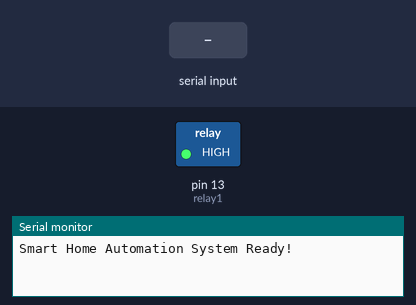
Bench run of a sketch on a simulated Arduino Uno, built with avr-gcc and run on an emulated ATmega328P. Parts: switched loads named in the sketch (green lamp = pin HIGH), the last lines printed to the serial monitor. Inputs (shaded band) come from the test bench.

Above: at 1.2 s.
1.3 s: "Light 1 ON\n" received over the second serial link
At 2.2 s:
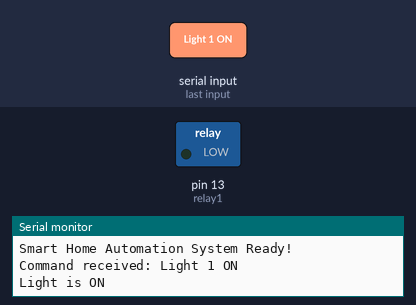
2.8 s: "Turn Off Light\n" received over the second serial link
At 3.4 s:
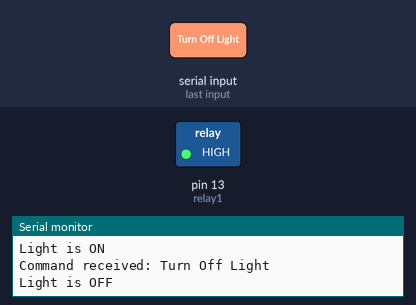
Timing chart, 0 to 5.8 s (numbered marks = the images above; inputs shaded):
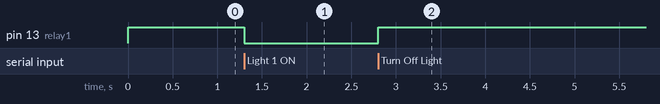

The sketch:

Smart_Home_Automation_ArduinoCode.ino
```cpp
#include <SoftwareSerial.h>

#define relay1 13    // Relay connected to pin 13

// Create SoftwareSerial object for Bluetooth communication
SoftwareSerial BTSerial(4, 5); // RX on pin 4, TX on pin 5

void setup() {
  BTSerial.begin(9600);  // Start Bluetooth communication at 9600 baud
  Serial.begin(9600);    // Start hardware serial for debugging (USB connection)

  pinMode(relay1, OUTPUT); // Set relay pin as output
  digitalWrite(relay1, HIGH); // Switch relay off initially

  Serial.println("Smart Home Automation System Ready!");
}

void loop() {
  // Check if there's incoming data from the Bluetooth app
  if (BTSerial.available()) {
    String command = BTSerial.readStringUntil('\n'); // Read the command until newline

    // Display the command in the Serial Monitor
    Serial.print("Command received: ");
    Serial.println(command);

    // Control the bulb based on the command
    if (command == "Light 1 ON") {
      digitalWrite(relay1, LOW); // Turn on the light (relay ON)
      Serial.println("Light is ON");
    }
    else if (command == "Turn Off Light") {
      digitalWrite(relay1, HIGH); // Turn off the light (relay OFF)
      Serial.println("Light is OFF");
    }
    else {
      Serial.println("Invalid command received");
    }
  }
}
```

Measured:
- after the input at 1.3 s, pin 13 (relay1): HIGH → LOW at once
- after the input at 2.8 s, pin 13 (relay1): LOW → HIGH at once
